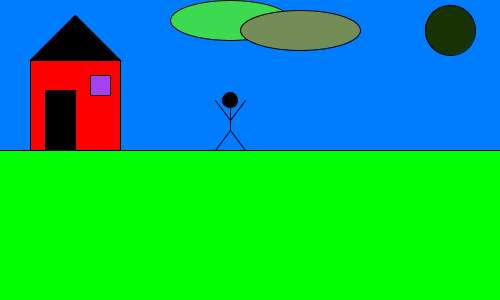
Frame 1 (no input)
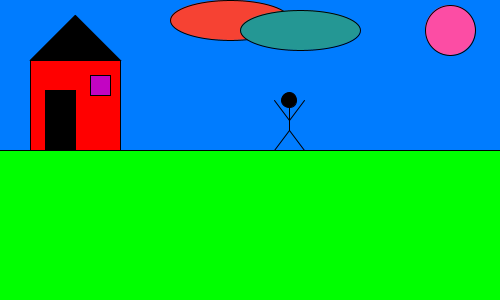
Frame 60 (the mouse pressed at the canvas centre just before this capture)
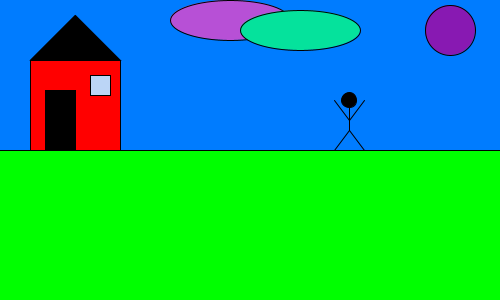
Frame 120 (the mouse held since frame 60 and released just before this capture)

The Processing sketch that drew these frames (run headless with seeded random() and noise(); from frame 60 on, the mouse is pressed at the canvas centre):

// Processing sketch: processing_114259
// ── processing_114259.pde

int y = 0;
void setup() {
//boksen
size(500,300);
}

void draw() {
//baggrund
background(0,124,255);

//taget
fill(0,0,0);
triangle(30,60,120,60,75,15);

//huset
stroke(0,0,0);
fill(255,0,0);
rect(30,60,90,90);

//dør
fill(0,0,0);
rect(45,90,30,60);

//vindue
 fill(random(0,255),random(0,255),random(0,255));
rect(90,75,20,20);

//græsplæne
fill(0,255,0);
stroke(0,0,0,255);
rect(-1,150,501,300);

//skyer
stroke(0,0,0);
 fill(random(0,255),random(0,255),random(0,255));
ellipse(230,20,120,40);
 fill(random(0,255),random(0,255),random(0,255));
ellipse(300,30,120,40);

//sol
 fill(random(0,255),random(0,255),random(0,255));
ellipse(450,30,50,50);

//tændstiksmand

//hoved
fill(0,0,0);
ellipse(230+y,100,15,15);

//krop
line(230+y,100,230+y,130);

//arme
line(245+y,100,230+y,120);//højre arm
line(215+y,100,230+y,120);//venstre arm

//ben
line(245+y,150,230+y,130);//højre ben
line(215+y,150,230+y,130);//venstre ben
  y=y+1;
}
